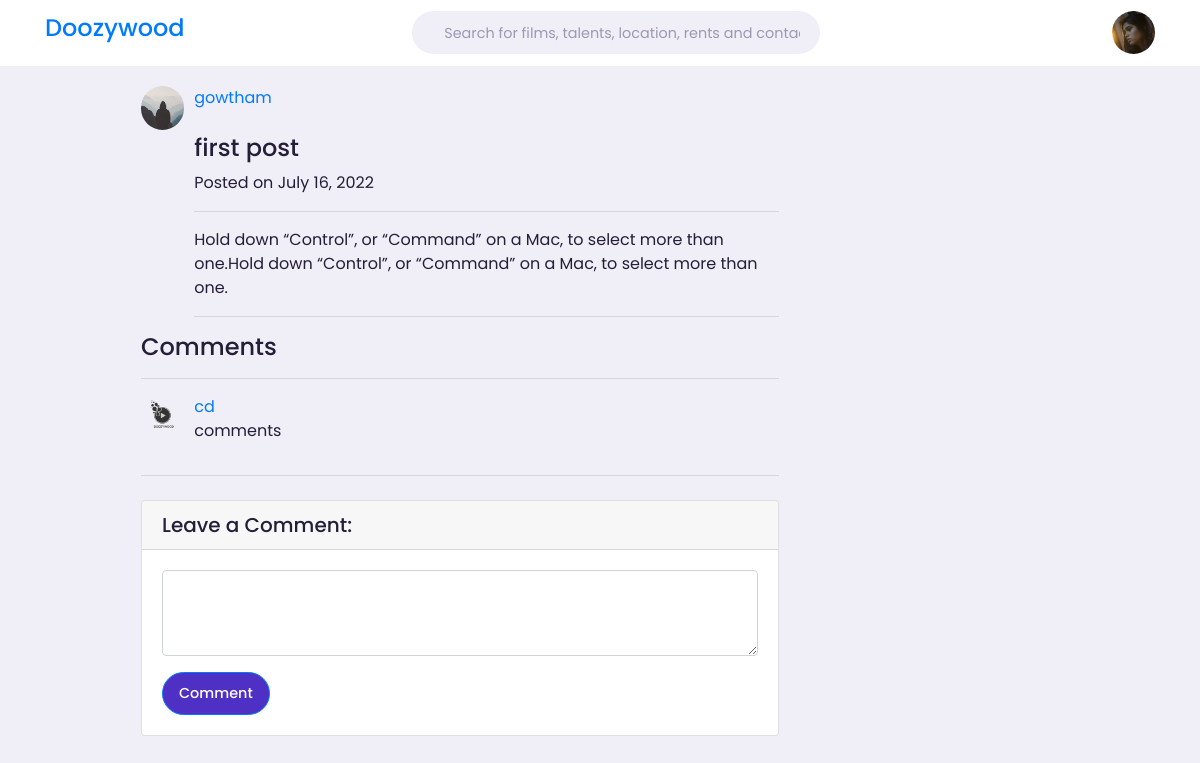
Screenshot of /post/1/ (signed in) with the database file from the repository.
### users/models.py (models this page shows, shortened)
class Profile(models.Model):
    user = models.OneToOneField(User, on_delete=models.CASCADE)
    image = models.ImageField(default='default.jpg', upload_to='profile_pics')

### blog/models.py (models this page shows, shortened)
class Post(models.Model):
    author = models.ForeignKey(
        settings.AUTH_USER_MODEL, on_delete=models.CASCADE)
    select = models.CharField(max_length=100, choices=POST_CHOICES, default='tweet')
    link = models.CharField(max_length=200, blank=True)
    video = EmbedVideoField(blank=True)
    title = models.CharField(max_length=100,blank=True)
    content = models.TextField()
    img = models.ImageField(upload_to='post/', blank=True)
    liked = models.ManyToManyField(
        settings.AUTH_USER_MODEL, blank=True, related_name='liked')
    date_posted = models.DateTimeField(default=timezone.now)
    objects = PostManager()
    class Meta:
        ordering = ('-date_posted', )

class Comment(models.Model):
    post = models.ForeignKey(
        Post, related_name='comments', on_delete=models.CASCADE)
    author = models.ForeignKey(
        settings.AUTH_USER_MODEL, on_delete=models.CASCADE)
    text = models.TextField()
    created_date = models.DateTimeField(default=timezone.now)
    approved_comment = models.BooleanField(default=True)

### blog/views.py (the view)
# urls.py: path('post/<int:pk>/', PostDetailView.as_view(), name='post_detail'),
class PostDetailView(DetailView):
    model = Post
    template_name = 'post_detail.html'

### blog/templates/post_detail.html (shortened to what this page needs)
{% extends "base.html" %}
{% load static %}
{% load crispy_forms_tags %}
{% load embed_video_tags %}
{% block content %}
    <div class="middle">
        <div>
            <div class="user-comment-section">
                <div class="user-comment-photo">
                    <a href="{{ object.author.profile.image.url }}">
                        <div class="profile-photo">
                            <img src="{{ object.author.profile.image.url }}" >
                        </div>
                    </a>
                </div>
                <div>
                <div class="user-name">
                    <a href="{% url 'user_posts' object.author.username %}">
                        <h7>{{ object.author }}</h7>
                    </a>
                </div>
                <div class="">
                    <h4 class="mt-4">{{object.title}}</h4>
                    <p>
                        Posted on {{ object.date_posted|date:"F d, Y" }}
                    </p>
                    <hr>
                    <p class="lead">{{ object.content|safe|linebreaks }}</p>
                    <hr>
                </div>
            </div>
        </div>
        <h4>Comments</h4>
        <hr>
{% for comment in post.comments.all %}
    {% if comment.approved_comment %}
        <div class="post-comment">
                <div class="user-comment-section">
                    <div class="user-comment-photo">
                        <a href="{% url 'user_posts' comment.author.username %}">
                            <div class="profile-photo">
                                <img src="{{ comment.author.profile.image.url }}" >
                            </div>
                        </a>
                    </div>
                    <div>
                    <div class="user-name">
                        <a href="{% url 'user_posts' comment.author.username %}">
                            <h7>{{ comment.author }}</h7>
                        </a>
                    </div>
                    <div class="user-comment">
                        {{ comment.text|linebreaks }}
                    </div>
                </div>
                </div>
        </div>
        <hr>
    {% else %}
        <div class="alert alert-secondary" role="alert">
            No Comment has been posted.
        </div>
    {% endif %}
{% endfor %}
    {% if user.is_authenticated %}
    <div class="card my-4">
        <h5 class="card-header">Leave a Comment:</h5>
        <div class="card-body">
            <form method="POST" action="{% url 'add_comment' object.id %}">
                <div class="form-group">
                    <textarea class="form-control" name="text" rows="3" required></textarea>
                </div>
                <button class="btn btn-primary" type="submit">Comment</button>
            </form>
        </div>
    </div>
    {% else %}
    <a href="{% url 'login' %}" class="btn btn-success btn-lg btn-block mb-4">
        Sign In for comment and like the post.
    </a>
    {% endif %}
    </div>
{% endblock content %}

### templates/base.html (shortened to what this page needs)
{% load static %}
<!DOCTYPE html>
<html lang="en">
<head>
    <link rel="stylesheet" href="https://unicons.iconscout.com/release/v2.1.6/css/unicons.css">
    <link rel="stylesheet" href="https://cdnjs.cloudflare.com/ajax/libs/font-awesome/4.7.0/css/font-awesome.min.css">
    <link rel="stylesheet" href="https://maxcdn.bootstrapcdn.com/bootstrap/4.0.0/css/bootstrap.min.css"
>
    <link rel="stylesheet" href="https://use.fontawesome.com/releases/v5.6.3/css/all.css"
>
    <link rel="stylesheet" href="//cdn.jsdelivr.net/npm/medium-editor@latest/dist/css/medium-editor.min.css"
    type="text/css" media="screen" charset="utf-8">
    <link rel="stylesheet" href="{% static '/css/style.css' %}">
</head>
<body>
    <nav>
        <div class="container">
                <a href="/" >
                    <h4 class="log">
                        Doozywood
                    </h4>
                </a>
            <div class="search-bar">
                <input type="search" placeholder="Search for films, talents, location, rents and contactss">
            </div>
            <div class="create">
                {% if user.is_authenticated %}
                <div class="profile-photo" >
                    <a href="#" class="menu-item" id="profile" >
                        <img src="{{ user.profile.image.url }}" >
                    </a>
                </div>
                {% else %}
                <a href="/login" class="menu-item" >
                    <span><i class="uil uil-signin"></i></i></span>
                </a>
                {% endif %}
            </div>
        </div>
    </nav>
    <main>
        <div class="container">
            {% block content %}
            {% endblock content %}
        </div>
    </main>
</body>
</html>

### static/css/style.css (style rules this page uses)
:root { --primary-color-hue: 252; --dark-color-lightness: 17%; --light-color-lightness: 95%; --white-color-lightness: 100%; --color-white: hsl(252, 30%, var(--white-color-lightness)); --color-light: hsl(252, 30%, var(--light-color-lightness)); --color-gray: hsl(252, 15%, 65%); --color-primary: hsl(var(--primary-color-hue), 60%, 48%); --color-secondary: hsl(252, 10%, 90%); --color-success: hsl(120, 95%, 65%); --color-danger: hsl(0, 95%, 65%); --color-dark: hsl(252, 30%, var(--dark-color-lightness)); --color-black: hsl(252, 30%, 10%); --border-radius: 2rem; --card-border-radius: 0.7rem; --btn-padding: 0.6rem 1rem; --search-padding: 0.6rem 1rem; --card-padding: 0.2rem; --sticky-top-left: 1.4rem; --sticky-top-right: -8rem; }
*, *::before, *::after { margin: 0; padding: 0; outline: 0; box-sizing: border-box; text-decoration: none; list-style: none; border: none; }
body { font-family: 'Poppins', sans-serif; color: var(--color-dark); background: var(--color-light); overflow-x: hidden; }
a:hover, a:visited, a:link, a:active { text-decoration: none; }
.container { width: 90%; margin: auto; }
.profile-photo { width: 2.7rem; aspect-ratio: 1/1; border-radius: 50%; overflow: hidden; }
img { display: block; width: 100%; }
.btn { display: inline-block; padding: var(--btn-padding); font-weight: 500; border-radius: var(--border-radius); cursor: pointer; transition: all 300ms ease; font-size: 0.9rem; }
.btn-primary { background: var(--color-primary); color: white; }
nav { width: 100%; background: var(--color-white); padding: 0.7rem 0; position: fixed; top: 0; z-index: 10; }
nav .container { display: flex; align-items: center; justify-content: space-between; }
.search-bar { background: var(--color-light); border-radius: var(--border-radius); padding: var(--search-padding); }
.search-bar input[type ="search"] { background: transparent; width: 30vw; margin-left: 1rem; font-size: 0.9rem; color: var(--color-dark); }
.search-bar input[type ="search"]::placeholder { color: var(--color-gray); }
nav .create { display: flex; align-items: center; gap: 1rem; }
main { position: relative; top: 5.4rem; }
main .container { display: grid; grid-template-columns: 33vh auto 18vw; column-gap: 1rem; position: relative; }
.user-comment-section { display: flex; flex-direction: row; gap: 10px; justify-content: flex-start; }
@media screen and (max-width:1200px) { .container { width: 96%; } }
@media screen and (max-width:1200px) { main .container { grid-template-columns: 5rem auto 30vw; gap: 1rem; } }

### rows the page displays
Post: author.profile.image (placeholder picture), author "gowtham", title "first post", date_posted "July 16, 2022", content "Hold down “Control”, or “Command” on a Mac, to select more than one.Hold down “Control”, or “Command” on a Mac, to select more than one."
Comment: author.profile.image (picture), author "cd", text "comments"
